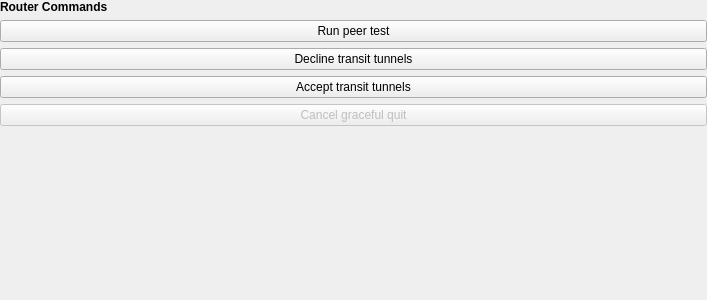
<?xml version="1.0" encoding="UTF-8"?>
<ui version="4.0">
 <class>routerCommandsWidget</class>
 <widget class="QWidget" name="routerCommandsWidget">
  <property name="geometry">
   <rect>
    <x>0</x>
    <y>0</y>
    <width>707</width>
    <height>300</height>
   </rect>
  </property>
  <property name="sizePolicy">
   <sizepolicy hsizetype="Expanding" vsizetype="Expanding">
    <horstretch>0</horstretch>
    <verstretch>0</verstretch>
   </sizepolicy>
  </property>
  <property name="windowTitle">
   <string>Form</string>
  </property>
  <widget class="QWidget" name="verticalLayoutWidget">
   <property name="geometry">
    <rect>
     <x>0</x>
     <y>0</y>
     <width>707</width>
     <height>301</height>
    </rect>
   </property>
   <layout class="QVBoxLayout" name="verticalLayout">
    <property name="sizeConstraint">
     <enum>QLayout::SetMaximumSize</enum>
    </property>
    <item>
     <widget class="QLabel" name="label">
      <property name="sizePolicy">
       <sizepolicy hsizetype="Expanding" vsizetype="Preferred">
        <horstretch>0</horstretch>
        <verstretch>0</verstretch>
       </sizepolicy>
      </property>
      <property name="font">
       <font>
        <weight>75</weight>
        <bold>true</bold>
       </font>
      </property>
      <property name="text">
       <string>Router Commands</string>
      </property>
     </widget>
    </item>
    <item>
     <widget class="QPushButton" name="runPeerTestPushButton">
      <property name="sizePolicy">
       <sizepolicy hsizetype="Expanding" vsizetype="Fixed">
        <horstretch>0</horstretch>
        <verstretch>0</verstretch>
       </sizepolicy>
      </property>
      <property name="text">
       <string>Run peer test</string>
      </property>
     </widget>
    </item>
    <item>
     <widget class="QPushButton" name="declineTransitTunnelsPushButton">
      <property name="sizePolicy">
       <sizepolicy hsizetype="Expanding" vsizetype="Fixed">
        <horstretch>0</horstretch>
        <verstretch>0</verstretch>
       </sizepolicy>
      </property>
      <property name="text">
       <string>Decline transit tunnels</string>
      </property>
     </widget>
    </item>
    <item>
     <widget class="QPushButton" name="acceptTransitTunnelsPushButton">
      <property name="sizePolicy">
       <sizepolicy hsizetype="Expanding" vsizetype="Fixed">
        <horstretch>0</horstretch>
        <verstretch>0</verstretch>
       </sizepolicy>
      </property>
      <property name="text">
       <string>Accept transit tunnels</string>
      </property>
     </widget>
    </item>
    <item>
     <widget class="QPushButton" name="cancelGracefulQuitPushButton">
      <property name="enabled">
       <bool>false</bool>
      </property>
      <property name="sizePolicy">
       <sizepolicy hsizetype="Expanding" vsizetype="Fixed">
        <horstretch>0</horstretch>
        <verstretch>0</verstretch>
       </sizepolicy>
      </property>
      <property name="text">
       <string>Cancel graceful quit</string>
      </property>
     </widget>
    </item>
    <item>
     <spacer name="verticalSpacer">
      <property name="orientation">
       <enum>Qt::Vertical</enum>
      </property>
      <property name="sizeHint" stdset="0">
       <size>
        <width>20</width>
        <height>40</height>
       </size>
      </property>
     </spacer>
    </item>
   </layout>
  </widget>
 </widget>
 <resources/>
 <connections/>
</ui>
